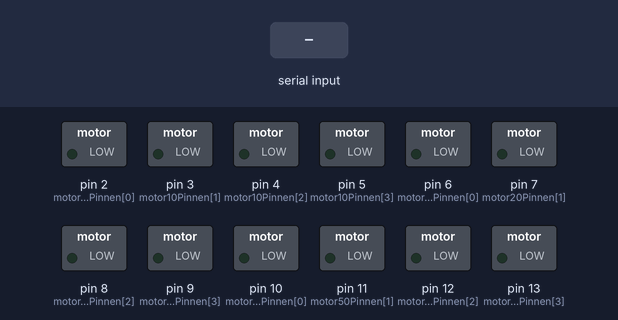
Simulated run of this sketch. Board: Arduino Uno, built with avr-gcc and run on an emulated ATmega328P. Shown: switched loads named in the sketch (green lamp = pin HIGH). Inputs (shaded band) come from the test bench.

Above: at 1.2 s.
1.3 s: "90 45 200\n" received over Serial
At 1.47 s:
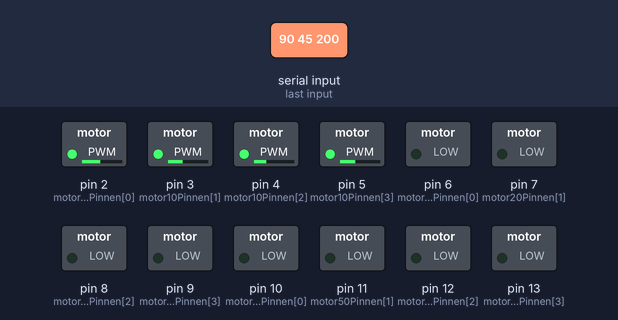
Timing chart, 0 to 10.3 s (numbered marks = the images above; inputs shaded):
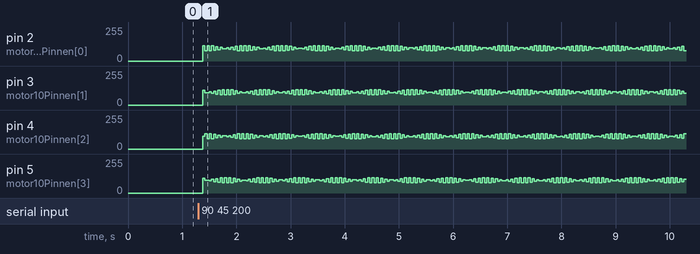

The sketch:

money_dispenser.ino
```cpp
// Defineer de pinnen voor de motor van het 10 eurobiljet
const int motor10Pinnen[4] = {2, 3, 4, 5};
// Defineer de pinnen voor de motor van het 20 eurobiljet
const int motor20Pinnen[4] = {6, 7, 8, 9};
// Defineer de pinnen voor de motor van het 50 eurobiljet
const int motor50Pinnen[4] = {10, 11, 12, 13};

void setup() {
  Serial.begin(9600);

  // Configureer de motorpinnen als uitgang
  for (int i = 0; i < 4; i++) {
    pinMode(motor10Pinnen[i], OUTPUT);
    pinMode(motor20Pinnen[i], OUTPUT);
    pinMode(motor50Pinnen[i], OUTPUT);
  }
}

void loop() {
  if (Serial.available()) {
    // read the incoming byte:
    String incomingString = Serial.readStringUntil('\n');
    int spaceIndex1 = incomingString.indexOf(' ');
    int spaceIndex2 = incomingString.lastIndexOf(' ');

    String tensString = incomingString.substring(0, spaceIndex1);
    String twentiesString = incomingString.substring(spaceIndex1+1, spaceIndex2);
    String fiftiesString = incomingString.substring(spaceIndex2+1);

    int tens = tensString.toInt();
    int twenties = twentiesString.toInt();
    int fifties = fiftiesString.toInt();

    for (int i = 0; i < tens; i++){
      draaiMotor(motor10Pinnen);
    }
    for (int i = 0; i < twenties; i++){
      draaiMotor(motor20Pinnen);
    }
    for (int i = 0; i < fifties; i++){
      draaiMotor(motor50Pinnen);
    }

    Serial.println("done");
  }
}

void draaiMotor(int motorPinnen[4]) {
  // Definieer de stappen voor een volledige rotatie van 360 graden
  int stappen[8][4] = {
    {HIGH, LOW, LOW, LOW},
    {HIGH, HIGH, LOW, LOW},
    {LOW, HIGH, LOW, LOW},
    {LOW, HIGH, HIGH, LOW},
    {LOW, LOW, HIGH, LOW},
    {LOW, LOW, HIGH, HIGH},
    {LOW, LOW, LOW, HIGH},
    {HIGH, LOW, LOW, HIGH}
  };

  // Draai de motor voor een volledige rotatie
  for (int i = 0; i < 512; i++) {
    for (int j = 0; j < 8; j++) {
      for (int k = 0; k < 4; k++) {
        digitalWrite(motorPinnen[k], stappen[j][k]);
      }
      delay(2);
    }
  }

  // Zet alle pinnen van de motor laag om de motor te stoppen
  for (int i = 0; i < 4; i++) {
    digitalWrite(motorPinnen[i], LOW);
  }
}
```
